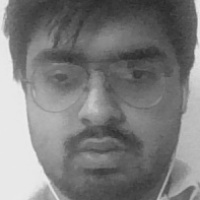
#> input picture pic/1.jpg, 200 x 200 px, given in place of the camera
$ jupyter execute 'sample collection.ipynb'
#> lines starting #> are read from the running program, lines starting #| are printed output that depends on the picture
[cell 1]
print("********************Collecting Samples**********************")
import cv2
import numpy as np
# import pyttsx3
# speaker = pyttsx3.init()

# Load HAAR face classifier
face_classifier = cv2.CascadeClassifier('haarcascade_frontalface_default.xml')

# Load functions
def face_extractor(img):
    # Function detects faces and returns the cropped face
    # If no face detected, it returns the input image

    gray = cv2.cvtColor(img,cv2.COLOR_BGR2GRAY)
    faces = face_classifier.detectMultiScale(gray, 1.3, 5)

    if faces is ():
        return None

    # Crop all faces found
    for (x,y,w,h) in faces:
        cropped_face = img[y:y+h, x:x+w]

    return cropped_face

# Initialize Webcam
cap = cv2.VideoCapture(0)
count = 0

# Collect 100 samples of your face from webcam input
# speaker.say("Wait we are collecting some samples of you so that we recognize you in future..")
# speaker.runAndWait()
while True:

    ret, frame = cap.read()
#> frame is the input picture: shape (200, 200, 3); min 41, max 238, mean 124.4
    if face_extractor(frame) is not None:
#> in face_extractor, `faces = face_classifier.detectMultiScale(gray, 1.3, 5)`: faces = [[16, 20, 169, 169]]
#> the loop in face_extractor, `for (x,y,w,h) in faces:` made 1 pass
#> pass 1, in face_extractor, `cropped_face = img[y:y+h, x:x+w]`:
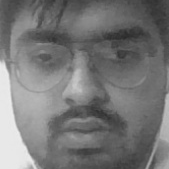
#> cropped_face: shape (169, 169, 3); min 41, max 238, mean 118.4
        count += 1
#> count = 1
        face = cv2.resize(face_extractor(frame), (200, 200))
#> the loop in face_extractor (call 2), `for (x,y,w,h) in faces:` made 1 pass
        face = cv2.cvtColor(face, cv2.COLOR_BGR2GRAY)
#> face: shape (200, 200)

        # Save file in specified directory with unique name
        file_name_path = 'pic/' + str(count) + '.jpg'
#> file_name_path = 'pic/1.jpg'
        cv2.imwrite(file_name_path, face)

        # Put count on images and display live count
        cv2.putText(face, str(count), (50, 50), cv2.FONT_HERSHEY_COMPLEX, 1, (0,255,0), 2)
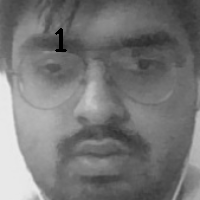
#> face: shape (200, 200); min 0, max 235, mean 118.1
        cv2.imshow('Face Cropper', face)

    else:
        print("Face not found")
        pass

    if cv2.waitKey(1) == 13 or count == 100: #13 is the Enter Key
#> (key Esc is pressed here)
        break

cap.release()
cv2.destroyAllWindows()
print("*******************Samples Collected***********************")

$ run again, on pic/100.jpg
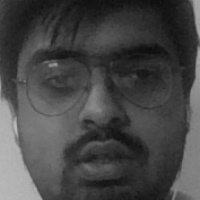
#> input picture pic/100.jpg, 200 x 200 px, given in place of the camera
#> frame is the input picture: shape (200, 200, 3); min 12, max 191, mean 70.3
#> faces = [[14, 16, 175, 175]]
#> the loop in face_extractor, `for (x,y,w,h) in faces:` made 1 pass
#> pass 1, in face_extractor, `cropped_face = img[y:y+h, x:x+w]`:
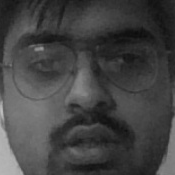
#> cropped_face: shape (175, 175, 3); min 12, max 191, mean 67
#> count = 1
#> the loop in face_extractor (call 2), `for (x,y,w,h) in faces:` made 1 pass
#> file_name_path = 'pic/1.jpg'
#> `cv2.putText(face, str(count), (50, 50), cv2.FONT_HERSHEY_COMPLEX, 1, (..`:
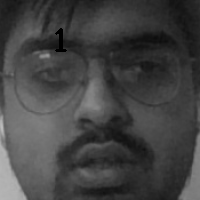
#> face: shape (200, 200); min 0, max 188, mean 66.8
